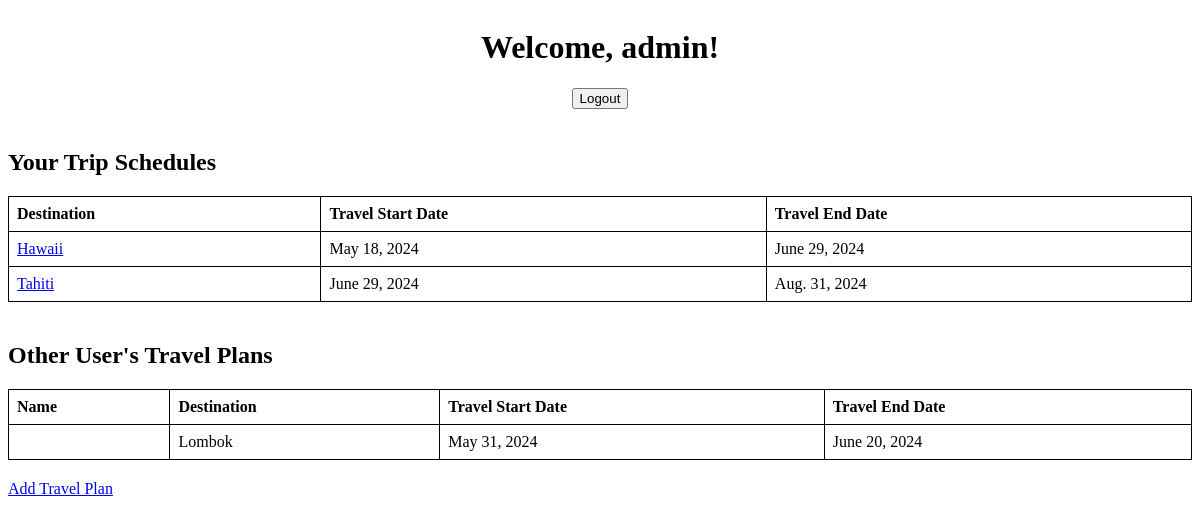
The page /dashboard/ (signed in) on the database its author committed.
### myapp/models.py (models this page shows)
class TripSchedule(models.Model):
    user = models.ForeignKey(User, on_delete=models.CASCADE)
    travel_plan = models.ForeignKey(TravelPlan, on_delete=models.CASCADE)

class TravelPlan(models.Model):
    destination = models.CharField(max_length=100)
    description = models.TextField()
    travel_date_from = models.DateField()
    travel_date_to = models.DateField()

### myapp/views.py (the view)
# urls.py: path('dashboard/', dashboard, name='dashboard'),
def dashboard(request):
    print(request.user.username)
    user_name = request.user.username
    trip_schedules = []
    other_travel_plans = []
    if request.user.is_authenticated:
        user_name = request.user.username
        trip_schedules = TripSchedule.objects.filter(user=request.user)
        other_travel_plans = TravelPlan.objects.exclude(tripschedule__user=request.user)
    if request.method == 'POST' and 'logout' in request.POST:
        logout(request)
        return redirect('login_registration')
    return render(request, 'dashboard.html', {'user_name': user_name, 'trip_schedules': trip_schedules, 'other_travel_plans': other_travel_plans})

### templates/dashboard.html (shortened to what this page needs)
{% load static %}
<!DOCTYPE html>
<html lang="en">
<head>
    <link rel="stylesheet" href="{% static 'style.css' %}">
</head>
<body>
    <div class="dashboard-container">
        <div class="header">
            <h1>Welcome, {{ request.user.username }}!</h1>
            <form method="post">
                <button type="submit" name="logout">Logout</button>
            </form>
        </div>
        <div class="trip-schedules">
            <h2>Your Trip Schedules</h2>
            <table>
              <thead>
                <tr>
                  <th>Destination</th>
                  <th>Travel Start Date</th>
                  <th>Travel End Date</th>
                </tr>
              </thead>
              <tbody>
                {% for trip_schedule in trip_schedules %}
                <tr>
                  <td><a href="{% url 'destination' trip_schedule.travel_plan.id %}">{{ trip_schedule.travel_plan.destination }}</a></td>
                  <td>{{ trip_schedule.travel_plan.travel_date_from }}</td>
                  <td>{{ trip_schedule.travel_plan.travel_date_to }}</td>
                </tr>
                {% endfor %}
              </tbody>
            </table>
        </div>
        <div class="other-travel-plans">
            <h2>Other User's Travel Plans</h2>
            <table>
              <thead>
                <tr>
                  <th>Name</th>
                  <th>Destination</th>
                  <th>Travel Start Date</th>
                  <th>Travel End Date</th>
                </tr>
              </thead>
              <tbody>
                {% for travel_plan in other_travel_plans %}
                <tr>
                  <td>{{ travel_plan.user.username }}</td>
                  <td>{{ travel_plan.destination }}</td>
                  <td>{{ travel_plan.travel_date_from }}</td>
                  <td>{{ travel_plan.travel_date_to }}</td>
                </tr>
                {% endfor %}
              </tbody>
            </table>
        </div>
        <div class="add-travel-plan">
            <a href="{% url 'add_travel_plan' %}">Add Travel Plan</a>
        </div>
    </div>
</body>
</html>

### static/style.css (style rules this page uses)
.dashboard-container { display: grid; grid-template-columns: 1fr; gap: 20px; }
.dashboard-container .header { text-align: center; }
.dashboard-container .trip-schedules, .dashboard-container .other-travel-plans, .dashboard-container .add-travel-plan { text-align: left; }
table { border-collapse: collapse; width: 100%; }
table, th, td { border: 1px solid black; }
th, td { padding: 8px; text-align: left; }

### rows shown on the page
TripSchedule: travel_plan.destination "Hawaii", travel_plan.travel_date_from "May 18, 2024", travel_plan.travel_date_to "June 29, 2024"
TripSchedule: travel_plan.destination "Tahiti", travel_plan.travel_date_from "June 29, 2024", travel_plan.travel_date_to "Aug. 31, 2024"
TravelPlan: destination "Lombok", travel_date_from "May 31, 2024", travel_date_to "June 20, 2024"

### other values the page prints
{{ request.user.username }} "admin"
